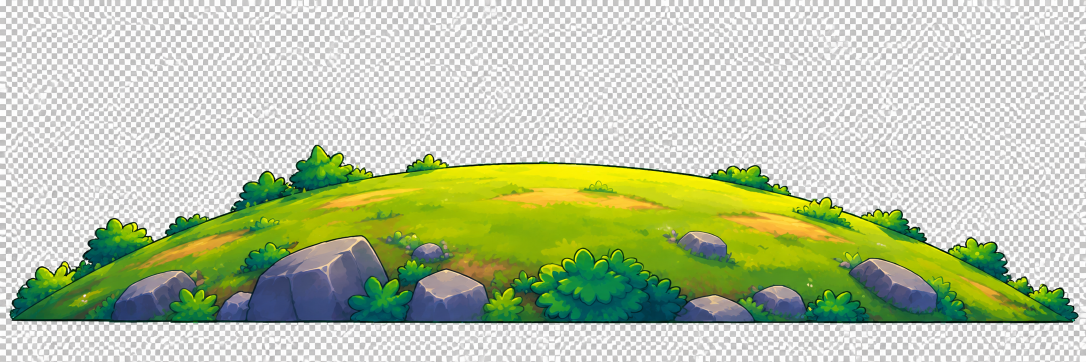
#> input picture NEXORA/assets/references/nexora_world_ground_source.png, 2172 x 724 px, found by its file name (shown at 1/2 size)
$ python extract_world_ground.py
#> lines starting #> are read from the running program, lines starting #| are printed output that depends on the picture; after the words box and inside, x2 and y2 are one past the last pixel; in counts of white or black regions, pixels touching at a corner belong together
#!/usr/bin/env python3
"""assets/references/nexora_world_ground_source.png → zemin sprite'ları.

Kaynak sahte dama zeminli RGB (gerçek alfa yok): zemin kenardan flood-fill ile silinir.
Çıktılar:
  assets/environment/ground/hill_ground.png     tam tepe, şeffaf, kırpılmış (referans/landmark)
  assets/environment/ground/ground_tile_grass.png  dikişsiz (ayna-döşeme) çim dokusu; oyunda zemin deseni
Çalıştır: cd NEXORA && python3 tools/extract_world_ground.py   (Pillow, numpy, scipy gerekir)
"""
import json
import numpy as np
from PIL import Image
from scipy import ndimage as ndi

SRC = 'assets/references/nexora_world_ground_source.png'
A = np.asarray(Image.open(SRC).convert('RGB')).astype(int)
mx, mn = A.max(2), A.min(2)
neutral = ((mx - mn) < 18) & (mn > 170)
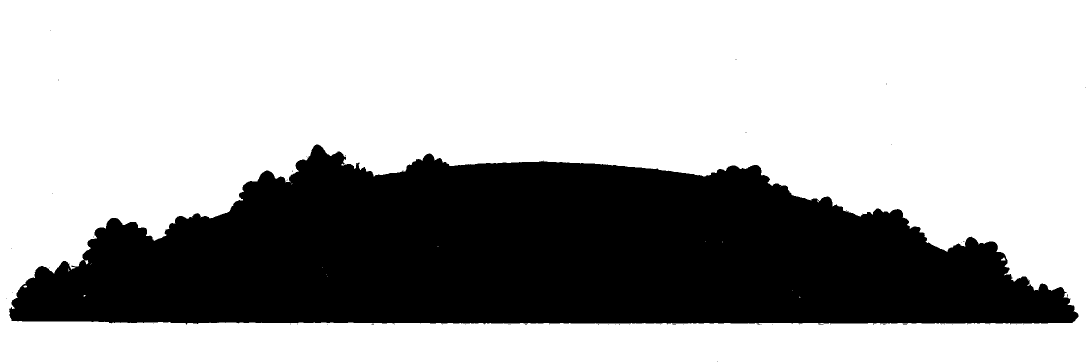
#> neutral: shape (724, 2172) bool (shown at 1/2 size); 67.1% white; 69 black regions (68 under 20 px), largest, box (x1, y1, x2, y2) and area: (18, 289, 2157, 649) 516502
lab, _ = ndi.label(neutral)
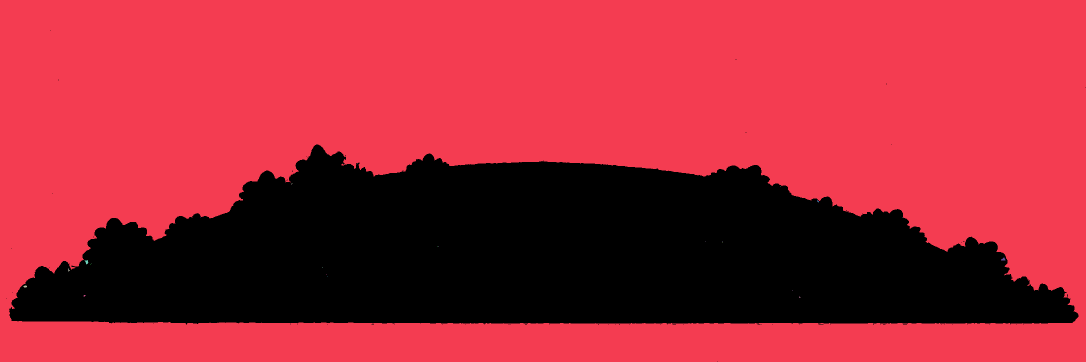
#> lab: shape (724, 2172) int32 (shown at 1/2 size); 26 distinct labels, from 0 to 25; one colour per label, 0 black
border = set(np.unique(np.concatenate([lab[0], lab[-1], lab[:, 0], lab[:, -1]]))) - {0}
#> border = 1 item
fg = ~np.isin(lab, list(border))
#> fg: shape (724, 2172) bool; 32.9% white; 69 white regions (68 under 20 px), largest, box (x1, y1, x2, y2) and area: (18, 289, 2157, 649) 516645
fg = ndi.binary_opening(fg, iterations=2)
#> fg: shape (724, 2172) bool; 32.8% white; 1 white region, box (x1, y1, x2, y2) and area: (18, 289, 2157, 648) 516449
l2, n2 = ndi.label(fg); sz = ndi.sum(fg, l2, range(1, n2 + 1))
#> after `l2, n2 = ndi.label(fg)`: n2 = 1
#> after `sz = ndi.sum(fg, l2, range(1, n2 + 1))`: sz = [516449]
fg = l2 == (int(np.argmax(sz)) + 1)                      # en büyük bileşen = tepe
fg = ndi.binary_fill_holes(fg)
soft = np.clip(ndi.gaussian_filter(ndi.binary_erosion(fg, iterations=1).astype(float), 0.7) * 1.15, 0, 1)
inner = ndi.binary_erosion(fg, iterations=2)
#> inner: shape (724, 2172) bool; 32.2% white; 1 white region, box (x1, y1, x2, y2) and area: (20, 291, 2155, 646) 506523
idx = ndi.distance_transform_edt(~inner, return_distances=False, return_indices=True)
rgb = np.where(inner[..., None], A, A[idx[0], idx[1]]).astype(np.uint8)
rgba = np.dstack([rgb, (soft * np.where(fg, 1, 0) * 255).astype(np.uint8)])
ys, xs = np.where(rgba[..., 3] > 8)
hill = rgba[ys.min():ys.max() + 1, xs.min():xs.max() + 1]
Image.fromarray(hill, 'RGBA').save('assets/environment/ground/hill_ground.png', optimize=True)
print('hill', hill.shape[1], hill.shape[0])
#| hill 2139 359

# ---- dikişsiz çim dokusu: kayasız/çalısız iç bölgeden kırp, 4 ayna kopyasıyla döşe
H, W = hill.shape[:2]
#> H = 359; W = 2139
import sys
BOX = tuple(json.loads(sys.argv[1])) if len(sys.argv) > 1 else (1068, 148, 1260, 188)   # kayasız/çalısız/topraksız düz çim bölgesi (ayna döşemede zikzak oluşmasın)
x0, y0, x1, y1 = BOX
R = hill[y0:y1, x0:x1, :3]
assert (hill[y0:y1, x0:x1, 3] > 250).all(), 'doku bölgesi tamamen opak olmalı'
top = np.concatenate([R, R[:, ::-1]], axis=1)
tile = np.concatenate([top, top[::-1]], axis=0)
Image.fromarray(tile, 'RGB').save('assets/environment/ground/ground_tile_grass.png', optimize=True)
print('tile', tile.shape[1], tile.shape[0], 'kutu', BOX)
#| tile 384 80 kutu (1068, 148, 1260, 188)

# ---- toprak lekeleri: turuncu bölgeler yumuşak kenarlı decal olarak ayrılır (zemine saçılır)
import glob, os
for f in glob.glob('assets/environment/ground/dirt_patch_*.png'): os.remove(f)
Hh = np.asarray(Image.fromarray(hill, 'RGBA')).astype(int)
r_, g_, b_, a_ = [Hh[..., i] for i in range(4)]
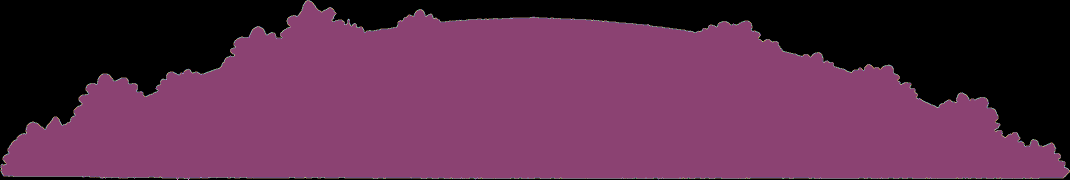
#> a_: shape (359, 2139) int64 (shown at 1/2 size); 57 distinct labels, from 0 to 255; one colour per label, 0 black
dirt = (a_ > 250) & (r_ > 150) & (r_ > g_ + 12) & (b_ < 120) & (r_ - b_ > 70)       # turuncu/kahve (sarı parlamayı alma)
#> dirt: shape (359, 2139) bool; 3.2% white; 65 white regions (52 under 20 px), largest, box (x1, y1, x2, y2) and area: (965, 86, 1320, 132) 7144, (1423, 131, 1691, 199) 6709, (260, 173, 473, 249) 4161
dirt &= ndi.binary_erosion(a_ > 250, iterations=14)                                     # tepe kenarındaki outline/çalı kırıntıları dışarıda
dirt = ndi.binary_opening(dirt, iterations=2)
#> dirt: shape (359, 2139) bool; 3.1% white; 13 white regions (1 under 20 px), largest, box (x1, y1, x2, y2) and area: (968, 86, 1310, 132) 6977, (1423, 131, 1678, 197) 6596, (263, 173, 471, 248) 3939
lb, nb = ndi.label(ndi.binary_dilation(dirt, iterations=4))
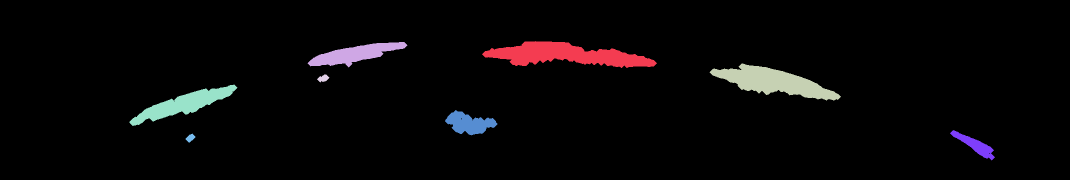
#> lb: shape (359, 2139) int32 (shown at 1/2 size); 9 distinct labels, from 0 to 8; one colour per label, 0 black
#> nb = 8
keep = [sl for sl in ndi.find_objects(lb) if dirt[sl].sum() > 1400 and (sl[1].stop - sl[1].start) < 500]
#> keep = 5 items
keep.sort(key=lambda sl: sl[1].start)
dirt_keys = []
for i, sl in enumerate(keep, 1):
    pad = 10
    y0_, y1_ = max(0, sl[0].start - pad), min(Hh.shape[0], sl[0].stop + pad)
    x0_, x1_ = max(0, sl[1].start - pad), min(Hh.shape[1], sl[1].stop + pad)
    m = np.zeros(Hh.shape[:2], bool); m[sl] = dirt[sl]
    soft = ndi.gaussian_filter(ndi.binary_dilation(m, iterations=3).astype(float), 4)[y0_:y1_, x0_:x1_]
    patch = np.dstack([Hh[y0_:y1_, x0_:x1_, :3].astype(np.uint8), (np.clip(soft * 1.4, 0, 1) * 255).astype(np.uint8)])
    name = f'dirt_patch_{i:02d}'
    # eğimli yamaları yatay hizala (tepe eğimi kaynakta baked; oyunda yüzeye teğet çizilecek)
    pim = Image.fromarray(patch, 'RGBA')
    ys_, xs_ = np.where(patch[..., 3] > 128)
    ang = 0.5 * np.arctan2(2 * np.cov(xs_, ys_)[0, 1], np.var(xs_) - np.var(ys_))
    pim = pim.rotate(np.degrees(ang), resample=Image.BICUBIC, expand=True)
    bb = pim.getbbox(); pim = pim.crop(bb)
    patch = np.asarray(pim)
    pim.save(f'assets/environment/ground/{name}.png', optimize=True)
    dirt_keys.append(name); print(name, patch.shape[1], patch.shape[0])
#> this loop made 5 passes
#> (y0_, y1_, x0_, x1_, name, ang, bb) on passes 1 to 5: (159, 262, 249, 485, 'dirt_patch_01', -0.299, (6, 55, 250, 114)), (74, 145, 605, 825, 'dirt_patch_02', -0.189, (5, 29, 225, 86)), (210, 281, 880, 1005, 'dirt_patch_03', 0.134, (6, 15, 128, 79)), (72, 146, 954, 1324, 'dirt_patch_04', 0.0572, (5, 14, 370, 86)), (117, 211, 1409, 1692, 'dirt_patch_05', 0.188, (8, 38, 291, 111))
#| dirt_patch_01 244 59
#| dirt_patch_02 220 57
#| dirt_patch_03 122 64
#| dirt_patch_04 365 72
#| dirt_patch_05 283 73
#> pass 1, `patch = np.dstack([Hh[y0_:y1_, x0_:x1_, :3].astype(np.uint8), (np.clip..`:
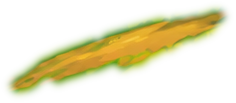
#> patch: shape (103, 236, 4); mean R, G, B, A 115.2, 145, 29.8, 67; transparent parts drawn white
#> pass 1, `pim = pim.rotate(np.degrees(ang), resample=Image.BICUBIC, expand=True)`:
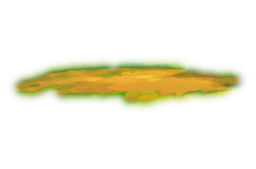
#> pim: PIL image 256x169 RGBA; mean R, G, B, A 36.7, 38.4, 6.7, 37.6; transparent parts drawn white
#> after the loop: m: shape (359, 2139) bool; 0.86% white; 2 white regions (1 under 20 px), largest, box (x1, y1, x2, y2) and area: (1423, 131, 1678, 197) 6596
#> after the loop:
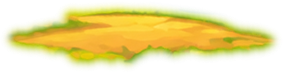
#> patch: shape (73, 283, 4); mean R, G, B, A 139.9, 131.8, 19, 116.4; transparent parts drawn white
#> after the loop, dirt_keys = ['dirt_patch_01', 'dirt_patch_02', 'dirt_patch_03', 'dirt_patch_04', 'dirt_patch_05']

mp = 'data/asset_manifest.json'
#> (the run stopped early here; a loop or call above may not have finished)
